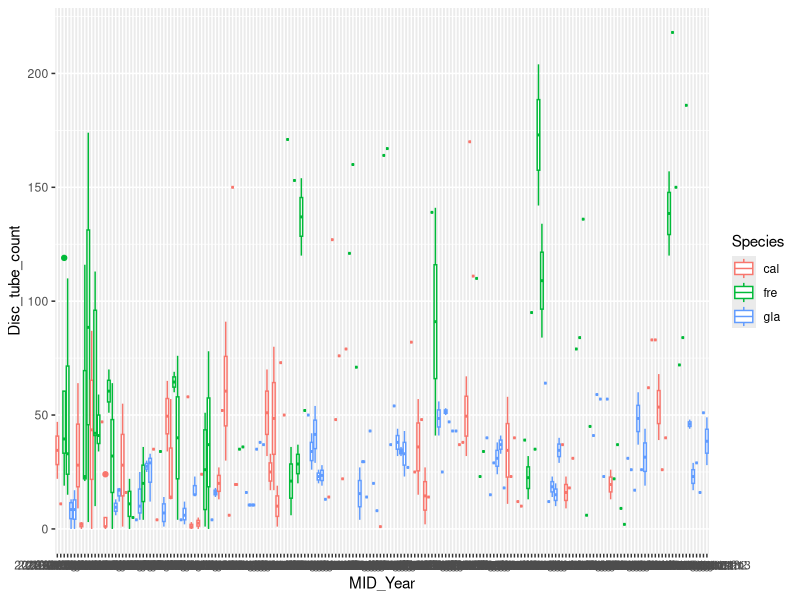
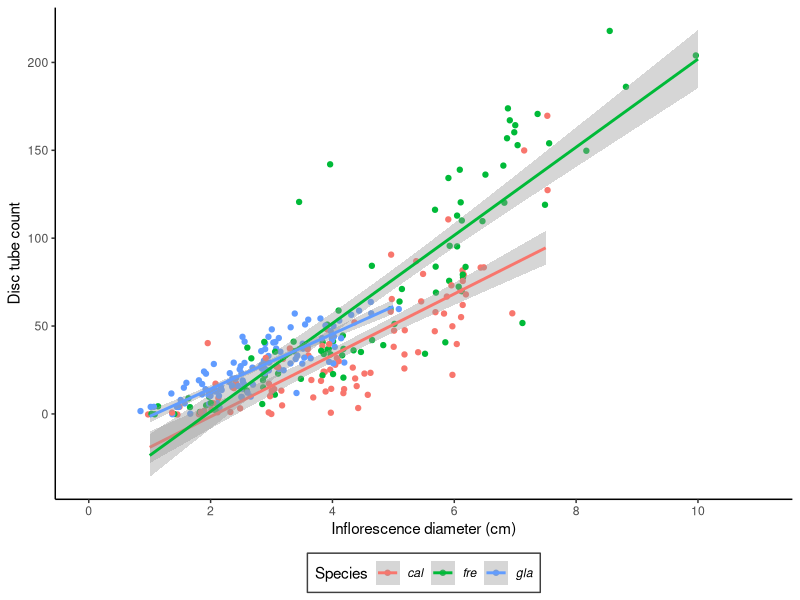

The R source for these figures, in order:
#### Field Dispersal Data Analysis Extra 2: Predicting Proportions of Seed Recovered 1

# Courtney Van Den Elzen

# Initiated: October 2019
# Latest Update: January 2023 (syntax update for Jan 2023 package version compatibility)

# Description: Clean and combine the 2018 and 2019 field neighbour datasets 
#              (with seed counts by diameter) to train a predictive model


### ------------------
### Load Packages -----

library(tidyverse) # for cleaning, plotting
library(MASS) # extra stats stuff
library(doParallel) # to do things in parallel... not sure if this is actually used.


### ------------------
### Read In 2018 (pilot study) Neighbor Data -----

# Load data
nseed_data_18 <- read_csv("./Data/Field Study/Field Study Raw Data - 2018 Neighbour Data.csv") 

### ------------------
### Clean 2018 Neighbor Data -----

colnames(nseed_data_18)[1] <- "Hub"
nseed_data_18$Mat_ID <- as.factor(paste(nseed_data_18$Hub, nseed_data_18$Number, nseed_data_18$Species, "t1", "m", nseed_data_18$Mom, sep = ""))
nseed_data_18$Indiv_ID <- as.factor(paste(nseed_data_18$Mat_ID,"n", nseed_data_18$Neighbour, sep = ""))


# Create ID and year columns
nseed_data_18$Year <- as.factor("2018")
nseed_data_18$MID_Year <- as.factor(paste(nseed_data_18$Year, nseed_data_18$Mat_ID, sep = ""))
nseed_data_18$IID_Year <- as.factor(paste(nseed_data_18$Year, nseed_data_18$Indiv_ID, sep = ""))

# Filter out NA rows for diameter measurements and problematic rows
nseed_data_18_1flr <- droplevels(dplyr::filter(nseed_data_18, 
                                               !is.na(Diameter) & 
                                                 Omit_from_analysis == "no"))

# Subset to the necessary columns
nseed_data_18_1flr <- 
  nseed_data_18_1flr %>% 
  dplyr::select(Species, Mat_ID, Indiv_ID, Year, MID_Year, IID_Year, Diameter, 
                Viable_Disc_Seed_Count, Viable_Ray_Seed_Count)

#' Fix column names
colnames(nseed_data_18_1flr) <- c("Species", "Mat_ID", "Indiv_ID", "Year", 
                                  "MID_Year", "IID_Year", "Diameter", 
                                  "Disc_tube_count", "Ray_tube_count")


### ------------------
### Read In 2019 (pilot study) Neighbor Data -----

# Load the data 
nseed_data_19 <- read_csv("./Data/Field Study/Field Study Raw Data - Neighbour Seed Counts.csv") %>%
  dplyr::mutate(species = case_when(species == "L. californica" ~ "cal",
                                    species == "L. fremontii" ~ "fre",
                                    species == "L. glaberrima" ~ "gla"))

colnames(nseed_data_19)


### ------------------
### Clean 2019 Neighbor Data -----

# rename columns & levels of species to match 2018 data

colnames(nseed_data_19) <- c("Species", "Hub", "Transect", "Mom", "Neighbour", "Plant_ID", "Count_type", 
  "Viable_Ray_Seed_Count", "Viable_Disc_Seed_Count", "Total_seeds", "Ray_tube_count", 
  "Disc_tube_count", "Flowers_in_count", "Diameter", "Perfect_separation", "Notes")

nseed_data_19

# Make Year and ID columns
nseed_data_19$Mat_ID <- as.factor(paste(nseed_data_19$Hub, 1, nseed_data_19$Species, "t", nseed_data_19$Transect, "m", nseed_data_19$Mom, sep = ""))
nseed_data_19$Indiv_ID <- as.factor(paste(nseed_data_19$Hub, 1, nseed_data_19$Species, "t", nseed_data_19$Transect, "m", nseed_data_19$Mom, "n", nseed_data_19$Neighbour, sep = ""))
nseed_data_19$Year <- as.factor("2019")
nseed_data_19$MID_Year <- as.factor(paste(nseed_data_19$Year, nseed_data_19$Mat_ID))
nseed_data_19$IID_Year <- as.factor(paste(nseed_data_19$Year, nseed_data_19$Indiv_ID, sep = ""))



# Filter to those individuals with diameter measurements
nseed_data_19_diam <- 
  nseed_data_19 %>% 
  dplyr::filter(!is.na(Diameter)) %>% 
  dplyr::filter(Perfect_separation == "Yes")

nseed_data_19_diam

# Subset to useful columns
nseed_data_19_diam <- 
  nseed_data_19_diam %>% 
  dplyr::select("Species", "Mat_ID", "Indiv_ID", "Year", "MID_Year", "IID_Year", 
                "Diameter", "Disc_tube_count", "Ray_tube_count")


# Combine the 2018 and 2019 data and plot it
nseed_data_all_good <- bind_rows(nseed_data_18_1flr, nseed_data_19_diam)

# Make a column of seed totals
nseed_data_all_good <- 
  nseed_data_all_good %>% 
  dplyr::mutate(Total_count = Disc_tube_count + Ray_tube_count)

### ------------------
### Plot the Data -----

# boxplot of seed counts by MID year
ggplot(nseed_data_all_good, aes(x = MID_Year, y = Disc_tube_count, colour = Species)) +
  geom_boxplot()


# Plot of the simple linear between the count of viable disc seeds and the inflorescence diameter
ggplot(nseed_data_all_good, aes(x=Diameter, y=Disc_tube_count, colour = Species)) +
  geom_jitter() +
  geom_smooth(method=lm, se=T)+
  theme_classic() +
  theme(legend.position="bottom", 
        legend.text = element_text(face = "italic"), 
        legend.background = element_rect(colour ="grey25")) +
  labs(y = "Disc tube count", x = "Inflorescence diameter (cm)") +
  scale_x_continuous(limits=c(0, 11), breaks=seq(0,11,2))

### ------------------
### Write Combined 2018/2019 Data to File -----

write_csv(nseed_data_all_good, file = "./Data/Field Study/Field Study Cleaned Data - 2018 and 2019 Neighbour Data Cleaned and Combined.csv")


